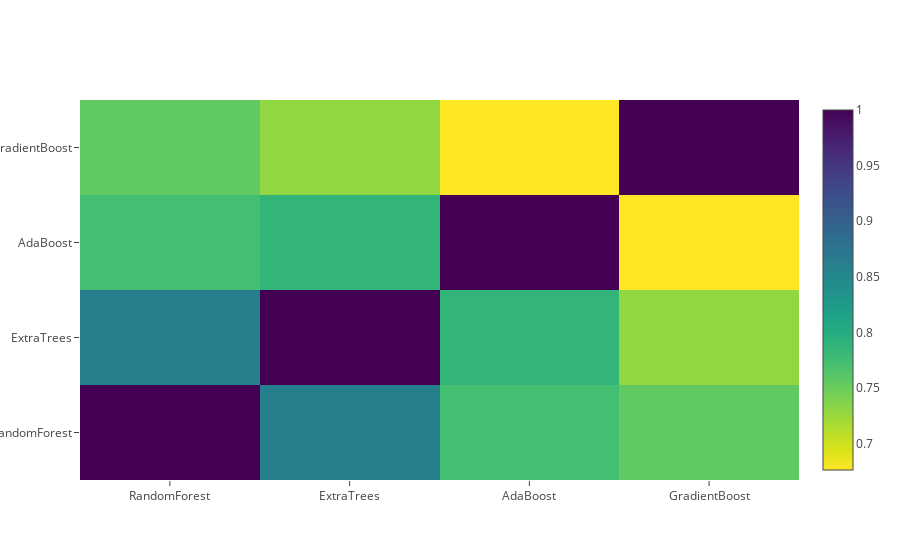

Notebook source saved alongside this figure:
### Markdown cell above
### 二级训练集的相关热图

### Code cell
data = [
    go.Heatmap(
        z= base_predictions_train.astype(float).corr().values ,
        x=base_predictions_train.columns.values,
        y= base_predictions_train.columns.values,
          colorscale='Viridis',
            showscale=True,
            reversescale = True
    )
]
py.iplot(data, filename='labelled-heatmap')

### Figure 1 — Plotly figure (JSON) as saved in the notebook; plotly's stock layout.template omitted (floating-point values rounded to 4 significant figures)
{"data": [{"colorscale": "Viridis", "reversescale": true, "showscale": true, "type": "heatmap", "uid": "49e92f9b-bb1b-41b5-9797-e88817f164e1", "x": ["RandomForest", "ExtraTrees", "AdaBoost", "GradientBoost"], "y": ["RandomForest", "ExtraTrees", "AdaBoost", "GradientBoost"], "z": [[1, 0.8616, 0.7733, 0.7552], [0.8616, 1, 0.7869, 0.7296], [0.7733, 0.7869, 1, 0.6764], [0.7552, 0.7296, 0.6764, 1]]}], "layout": {}}
